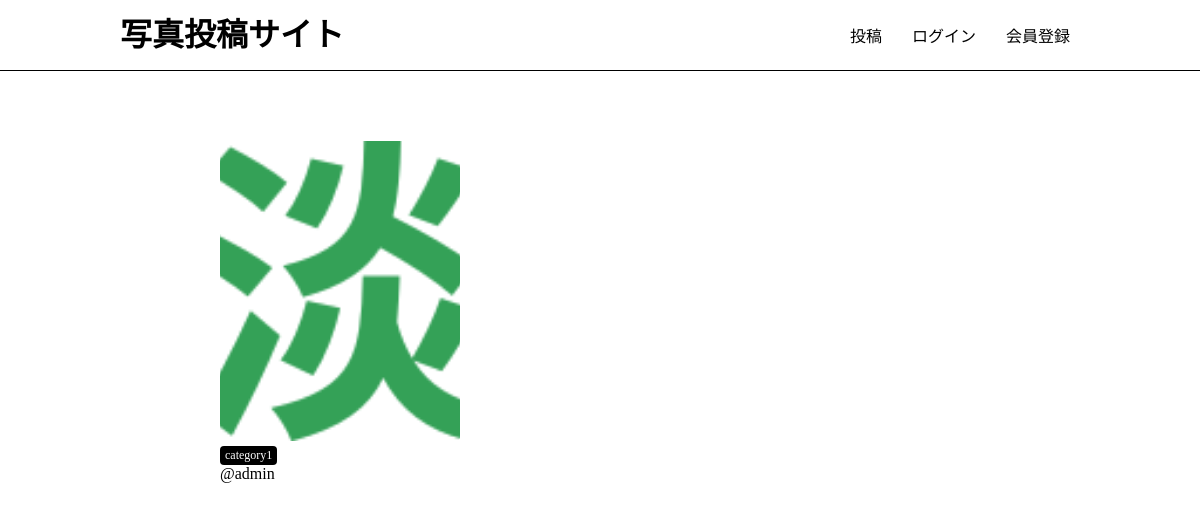
Before: / with the older database file.
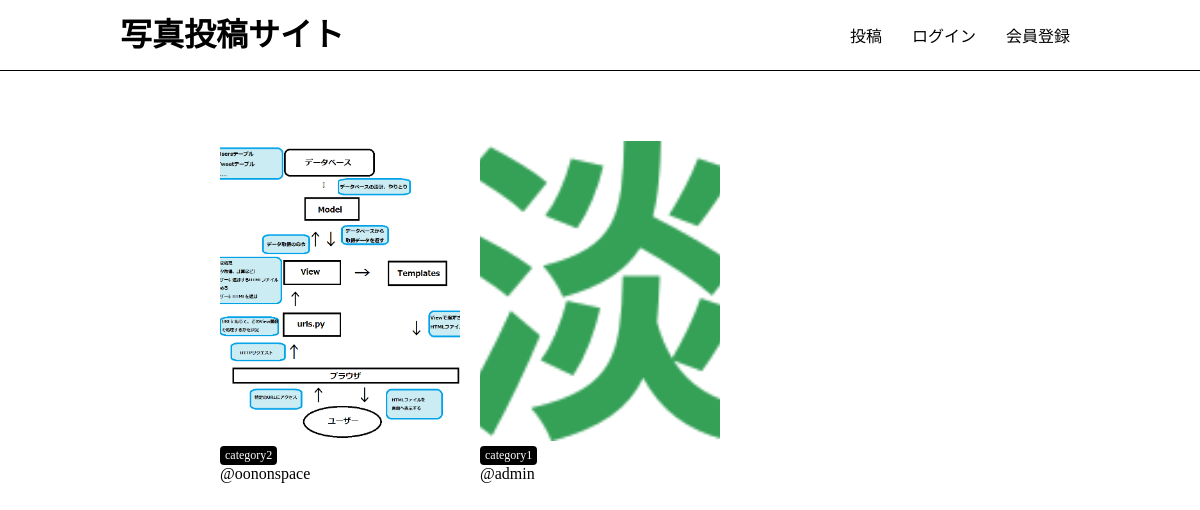
After: the same page with the newer database file.
### app/models.py (models this page shows, shortened)
class Photo(models.Model):
    title = models.CharField(max_length=150)
    comment = models.TextField(blank=True)
    image = models.ImageField(upload_to='photos')
    category = models.ForeignKey(Category, on_delete=models.PROTECT)
    user = models.ForeignKey(User, on_delete=models.CASCADE)
    created_at = models.DateTimeField(auto_now=True)

class Category(models.Model):
    title = models.CharField(max_length=20)
    def __str__(self):
        return self.title

### app/views.py (the view)
# urls.py: path('', views.index, name='index'),
def index(request):
    photos = Photo.objects.all().order_by('-created_at')
    return render(request, 'app/index.html', {'photos': photos})

### app/templates/app/index.html (shortened to what this page needs)
{% extends 'app/base.html' %} {% block content %}
 {% include 'app/photos_list.html' %} {% endblock %}

### app/templates/app/photos_list.html
<div class="photo-container">
  {% for photo in photos %}
  <div class="photo">
    <a href="{% url 'app:photos_detail' photo.id %}">
      <img src="{{ photo.image.url }}" class="photo-img" />
    </a>
    <div class="photo-info">
      <a
        href="{% url 'app:photos_category' category=photo.category %}"
        class="category"
      >
        {{ photo.category }}
      </a>
      <a href="{% url 'app:users_detail' photo.user.id %}">@{{ photo.user }}</a>
    </div>
  </div>
  {% endfor %}
</div>

Changed rows visible on the page:
added Photo: image (picture), category "category2", user "oononspace"
